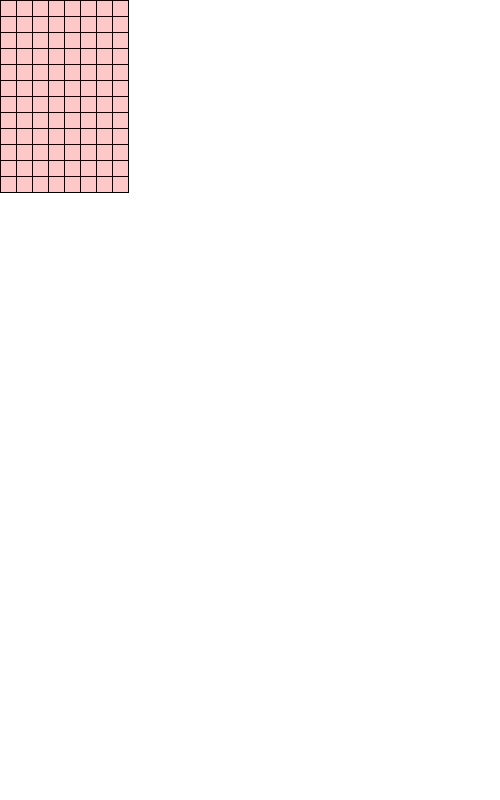
Frame 1 (no input)
Frame 60 (the mouse pressed at the canvas centre just before this capture): identical to frame 1, image omitted
Frame 120 (the mouse held since frame 60 and released just before this capture): identical to frame 1, image omitted

The Processing sketch that drew this single still picture (run headless with seeded random() and noise(); from frame 60 on, the mouse is pressed at the canvas centre):

// Processing sketch: blockBlastGrid
// ── blockBlastGrid.pde
//Size of each square in the grid, to the ratio of window to video size
//Width and Height of 8 pixels
int videoScale = 16;

//Represents the number of columns and rows in the grid
int COLS, ROWS;
  
void setup() {
  size(500, 800); // Window size

//Columns and Rows
COLS = 8;
ROWS = 12;

}
  
void draw() {
   background(255); // Background set to white
   
   int offsetX = (width - COLS * videoScale) / 2; //Horizontal aspect
   int offsetY = (height - ROWS * videoScale) / 2; //Vertical aspect

  //Loop for columns
  for (int c = 0; c < COLS; c++) {
    //Loop for rows
    for (int r = 0; r < ROWS; r++) {
      
      //Drawing a rectangle at (x,y)
      int x = c * videoScale;
      int y = r * videoScale;
      fill(255, 200, 200); // Fill color for squares set to pink
      stroke(0); // Border color set to black
      
      //Every column and row, a rectangle will be drawn at (x,y)
      rect(x, y, videoScale, videoScale);
      }
    }
  }
  
  
//  //Columns and Rows
//COLS = width/videoScale;
//ROWS = height/videoScale;
